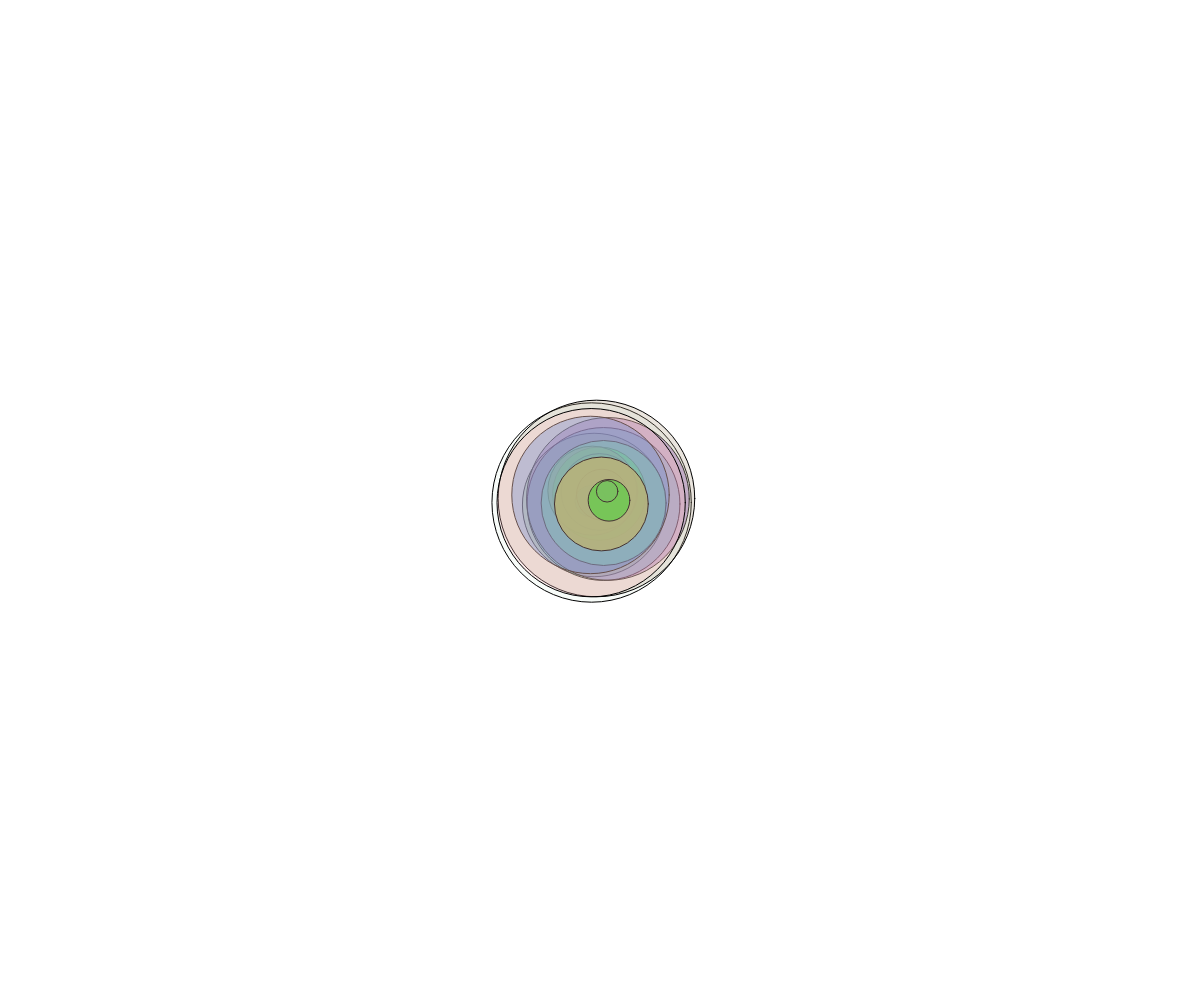
Frame 1 (no input)
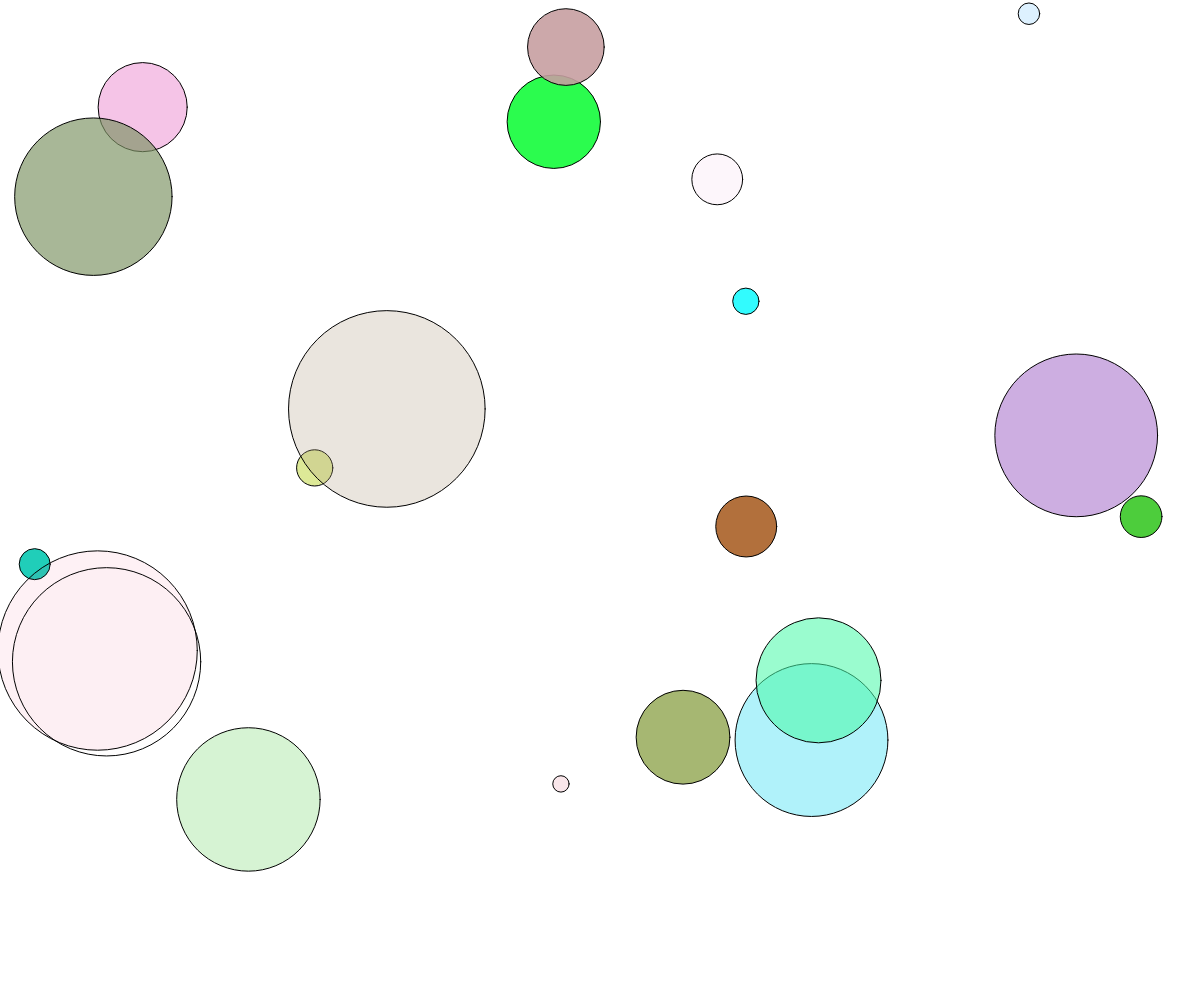
Frame 60 (no input)
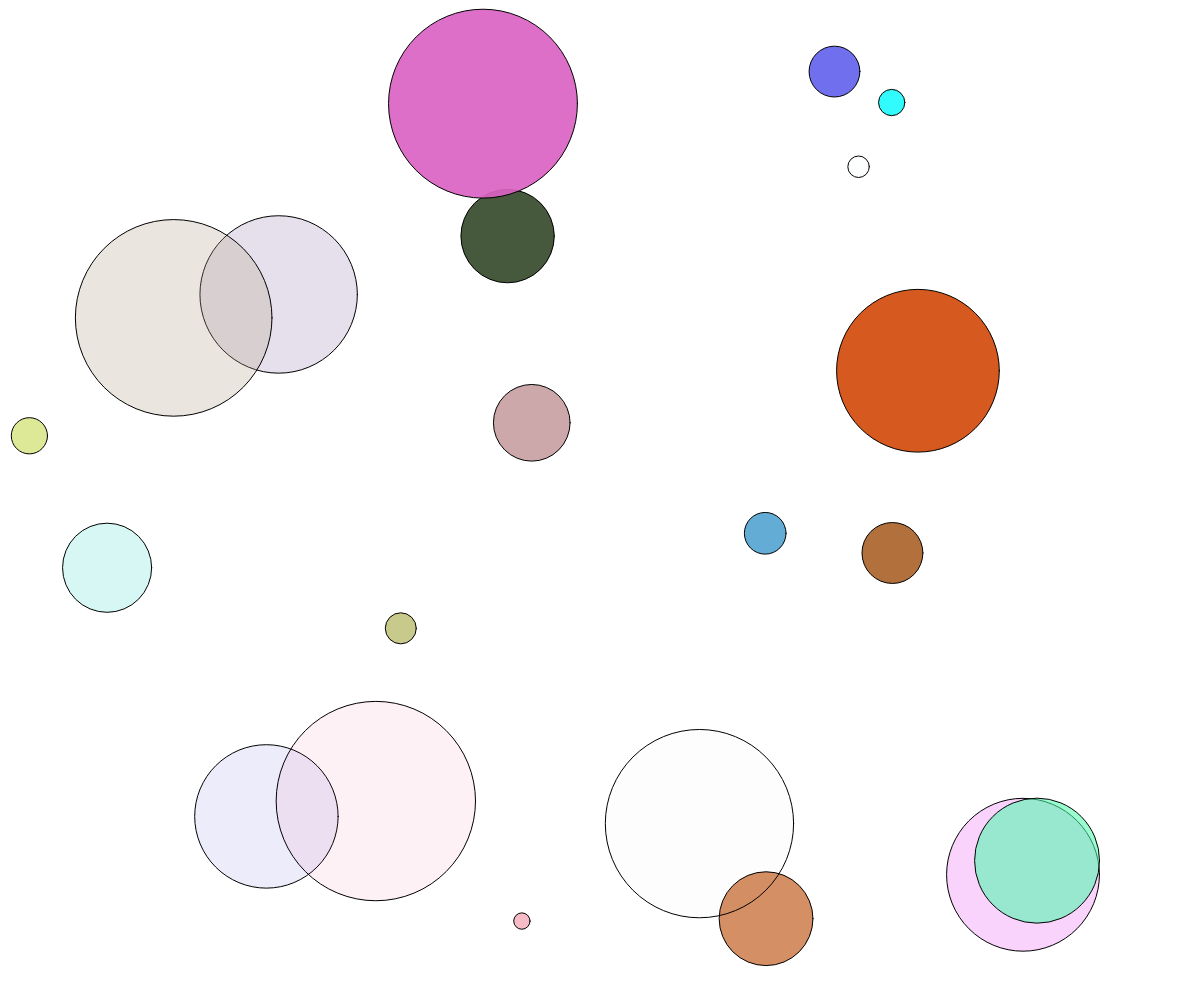
Frame 120 (the mouse pressed at the canvas centre since frame 60)

The p5.js sketch that drew these frames (run headless with seeded random() and noise() and a simulated clock; from frame 60 on, the mouse is pressed at the canvas centre):

// p5.js sketch
// ── sketch.js
//bouncing balls
//Oct. 3, 2024

let ballArray = [];

function setup() {
  createCanvas(windowWidth, windowHeight);
  for (let i = 0; i<20; i++){
    spawnBall(width/2, height/2);
  }
}

function draw() {
  background(255);

  for(let someBall of ballArray){
    someBall.x+=someBall.dx;
    someBall.y+=someBall.dy;
    if (someBall.x >= width - someBall.r||someBall.x <= 0+someBall.r){
      if(someBall.x >= width/2+someBall.r){
        someBall.dx = random(1,10);
      }
      else{
        someBall.dx = random(-10,-1);
      }
      someBall.dx *= -1;
      someBall.red = random(1,255);
      someBall.green = random(1,255);
      someBall.blue = random(1,255);
      someBall.alphamale = random(1,255);
    }
      
    if (someBall.y >= height-someBall.r||someBall.y <= 0+someBall.r){
      if(someBall.y >= height/2+someBall.r){
        someBall.dy = random(1,10);
      }
      else{
        someBall.dy = random(-10,-1);
      }
      someBall.dy *= -1;
      someBall.red = random(1,255);
      someBall.green = random(1,255);
      someBall.blue = random(1,255);
      someBall.alphamale = random(1,255);
    }
    
    noStroke;
    fill(someBall.red,someBall.green,someBall.blue,someBall.alphamale);
    circle(someBall.x,someBall.y,someBall.r*2);
  }
}

function mousePressed(){
  spawnBall(mouseX,mouseY);
}

function spawnBall(theX,theY){
  let ball = {
    x: theX,
    y: theY,
    r: random(1,100),
    dx: random(-10,10),
    dy: random(-10,10),
    red: random(1,255),
    green: random(1,255),
    blue: random(1,255),
    alphamale: random(1,255),
  };
  ballArray.push(ball);
}
